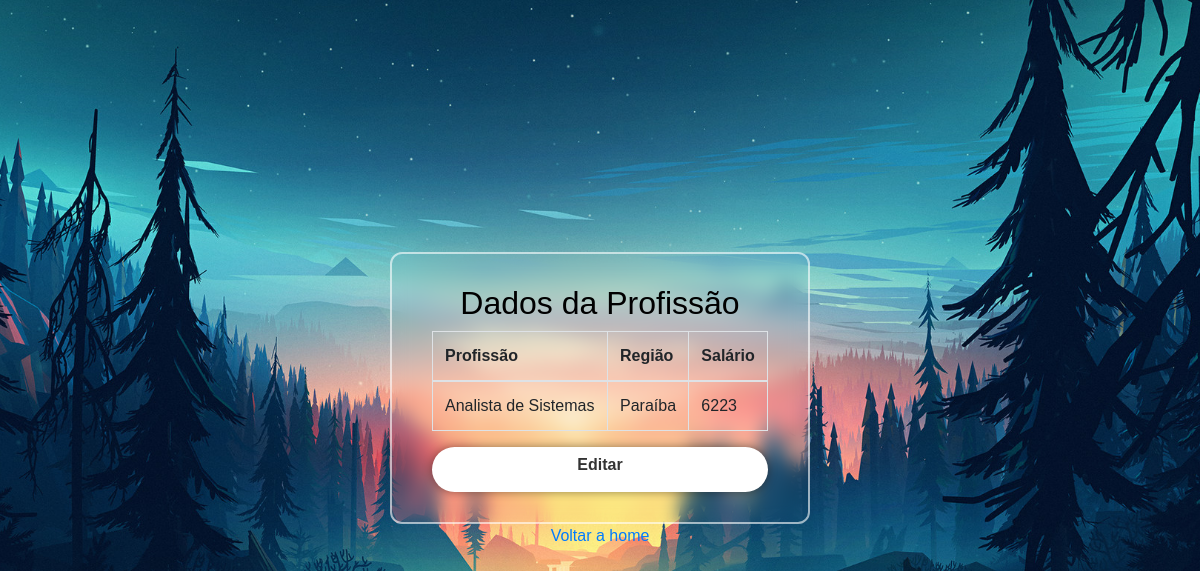
The app's page /professioncad/init (signed in) with its own data.
### tables this page shows
CREATE TABLE professions (
                        id INTEGER PRIMARY KEY AUTOINCREMENT,
                        profession_name TEXT UNIQUE NOT NULL);

CREATE TABLE regions (
                        id INTEGER PRIMARY KEY AUTOINCREMENT,
                        region_name TEXT UNIQUE NOT NULL);

CREATE TABLE profession_data (
                        id INTEGER PRIMARY KEY AUTOINCREMENT,
                        profession_id INTEGER NOT NULL,
                        region_id INTEGER NOT NULL,
                        salary INTEGER NOT NULL,
                        email TEXT UNIQUE NOT NULL,
                        rank INTEGER,
                        FOREIGN KEY (profession_id) REFERENCES professions(id),
                        FOREIGN KEY (region_id) REFERENCES regions(id));

### routes/professioncad.py (the view, shortened to what this page needs)
@professioncad_route.route('/init')
def professioncad_init():
    if 'user' not in session:
        return render_template('indexL.html')
    user_email = session['user']
    conn = sqlite3.connect('professions.db')
    cursor = conn.cursor()
    cursor.execute('''
        SELECT pd.salary, p.profession_name, r.region_name
        FROM profession_data pd
        JOIN professions p ON pd.profession_id = p.id
        JOIN regions r ON pd.region_id = r.id
        WHERE pd.email = ?
    ''', (user_email,))
    user_data = cursor.fetchone()
    if user_data:
        conn.close()
        return render_template('user_profession_data.html', user_data=user_data)

### templates/user_profession_data.html (shortened to what this page needs)
<!DOCTYPE html>
<html lang="pt-BR">
<head>
    <link rel="stylesheet" href="/static/stylesB.css">
    <link rel="stylesheet" href="https://stackpath.bootstrapcdn.com/bootstrap/4.5.2/css/bootstrap.min.css">
</head>
<body>
    <table>
        <tr>
        <td>
    <div class="wrapper">
        <h2 class="text-center">Dados da Profissão</h2>
        <table class="table table-bordered">
            <thead>
                <tr>
                    <th>Profissão</th>
                    <th>Região</th>
                    <th>Salário</th>
                </tr>
            </thead>
            <tbody>
                <tr>
                    <td>{{ user_data[1] }}</td>
                    <td>{{ user_data[2] }}</td>
                    <td>{{ user_data[0] }}</td>
                </tr>
            </tbody>
        </table>
        <a href="/edit_profession" class="btn btn-primary">Editar</a>
    </div>
    </td>
    </tr>
    <tr>
    <td>
    <div class="button-container" style="text-align: center; gap: 20px; ">
        <a href="/home/return">Voltar a home</a>
    </div>
    </td>
    </tr>
    </table>
</body>
</html>

### static/stylesB.css (style rules this page uses)
* { margin: 0; padding: 0; box-sizing: border-box; font-family: "Poppins", sans-serif; }
body { display: flex; justify-content: center; align-items: center; min-height: 100vh; background: url(/static/ImagemTeste.jpg) no-repeat; background-size: cover; background-position: center; }
.wrapper { width: 420px; background: transparent; border: 2px solid rgba(255, 255, 255, .6); backdrop-filter: blur(9px); color: #000000; border-radius: 12px; padding: 30px 40px; }
.wrapper .btn { width: 100%; height: 45px; background: #fff; border: none; outline: none; border-radius: 40px; box-shadow: 0 0 10px rgba(0, 0, 0, .4); cursor: pointer; font-size: 16px; color: #333; font-weight: 600; }

### records on screen
professions: profession_name "Analista de Sistemas"
regions: region_name "Paraíba"
profession_data: salary "6223"
